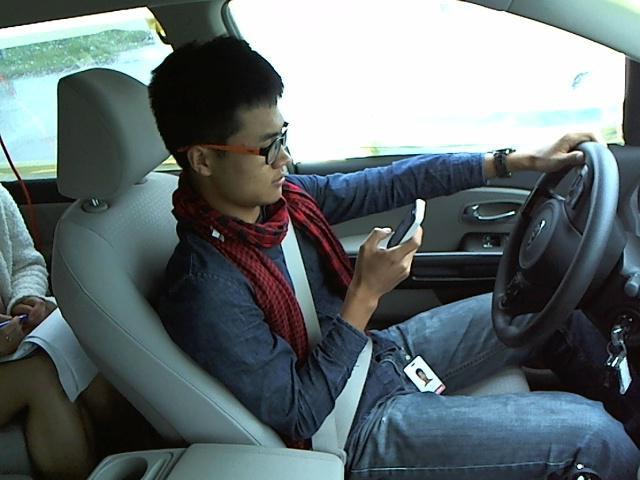
//> input picture 6.opencv/2.basis/datas/3.jpg, 640 x 480 px; the run also reads 1 picture not shown here
$ ./main   (built with g++ and OpenCV 4)
//> lines starting //> are read from the running program, lines starting //| are printed output that depends on the picture
#include<iostream>
#include<opencv2/opencv.hpp>  //头文件

using namespace std;
using namespace cv;

// 便利数组
void printUseList(const cv::Mat img){
    int w = img.cols, h=img.rows, dims=img.channels();
    for (int y=0;y<h;y++){
        for (int x=0; x<w; x++){
            if (dims == 1){ //grey img
                int pv = img.at<uchar>(y,x);
                // img.at<uchar>(y, x) = 255 - pv;
                cout<< pv<< " ";
            }
            else if (dims ==3){
                cv::Vec3b bgr = img.at<cv::Vec3b>(y, x);
                // bgr[0][1][2]分别表示RGB 3 channal
                // cout<< bgr[0]<< " "<< bgr[1]<< " "<< bgr[2]<< " ";
                cout<< bgr<< " ";

                // img.at<cv::Vec3b>(y, x)[0] = 255 - bgr[0];
				// img.at<cv::Vec3b>(y, x)[1] = 255 - bgr[1];
				// img.at<cv::Vec3b>(y, x)[2] = 255 - bgr[2];
            }
        }
        cout<< "\n";
    }
};

void printUsePoint(const cv::Mat img){
    int w = img.cols, h=img.rows, dims=img.channels();

    for (int y = 0; y < h; y++)
	{
		// 使用 img.ptr<uchar>(y) 获取当前行的指针;
		// current_y 是指向图像第 y 行第一个像素的指针。
		uchar* current_y = (uchar*)img.ptr<uchar>(y);  // 获取当前行的第一个元素指针

		for (int x = 0; x < w; x++)
		{
			if (dims == 1)
			{
				// 灰度图像
                printf("%.4d ", *current_y++);
				// *current_y++ = 255 - pv;
			}
			else if (dims == 3)
			{
                printf("%3.1d %3.1d %3.1d ", *current_y++,*current_y++,*current_y++);

				// RGB图像
				// *current_y++ = 255 - *current_y;
				// *current_y++ = 255 - *current_y;
				// *current_y++ = 255 - *current_y;
			}
		}
        printf("\n");
	}
};


int main(int argc, char** argv){

    std::cout << "<<<<E1:图像的读取>>>>" << std::endl;
    // RGB
    cv::Mat img_rgb = cv::imread("/22085400631/cpp/opencv/2.basis/datas/3.jpg");
//> img_rgb is the input picture: 480 rows x 640 cols, CV_8UC3; mean B, G, R 112.3, 110, 98.8
    // gray
    cv::Mat img_gray = cv::imread("/22085400631/cpp/opencv/2.basis/datas/111.png", cv::IMREAD_GRAYSCALE);
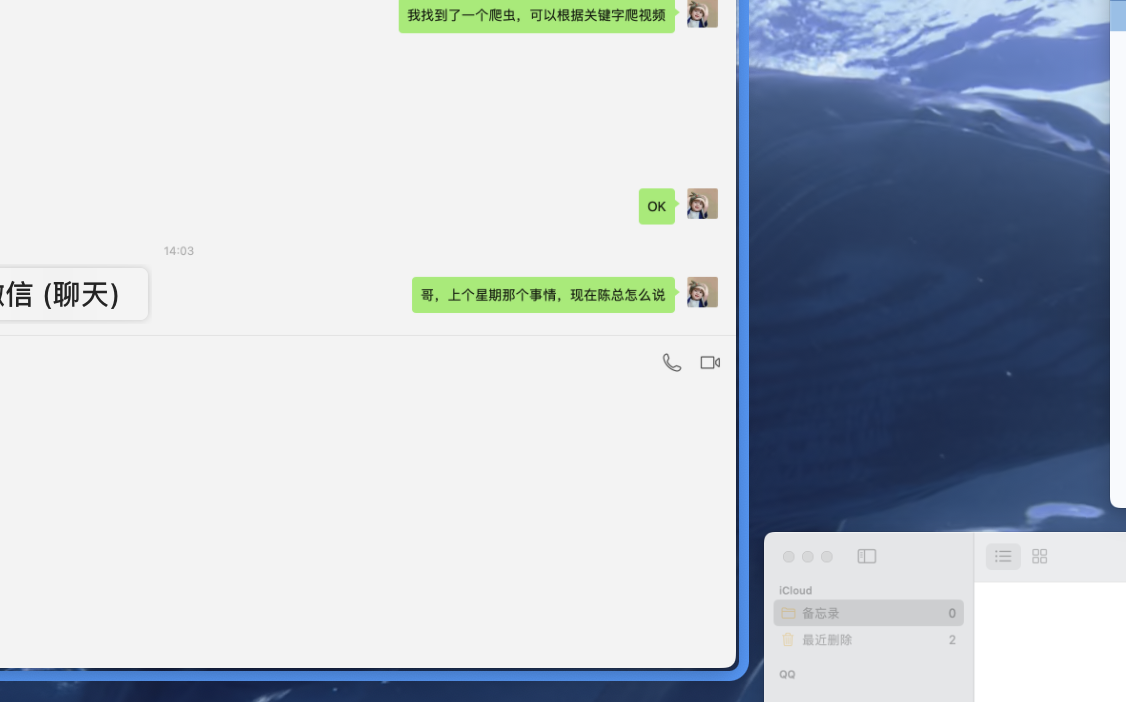
//> input picture 6.opencv/2.basis/datas/111.png, 1126 x 702 px
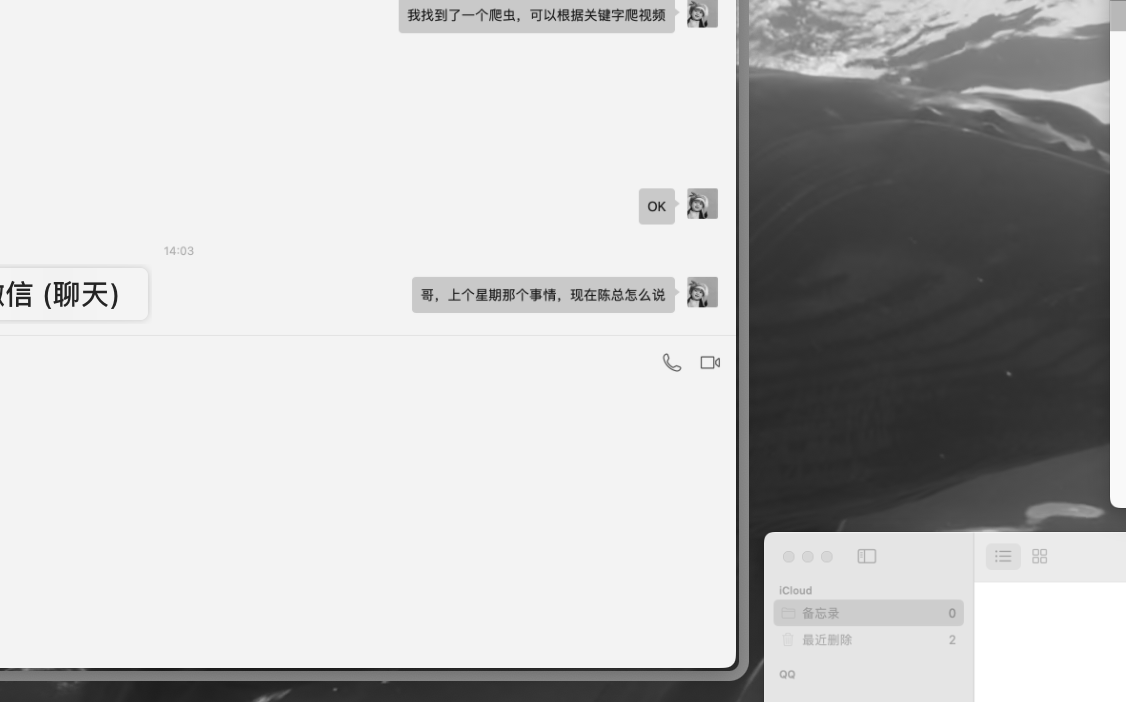
//> img_gray: 702 rows x 1126 cols, CV_8UC1; min 20, max 255, mean 192.9
    if (img_rgb.empty()){
        std::cout << "filed to load img_gray ..." << std::endl;
        return -1;
    }
    if (img_gray.empty()){
        std::cout << "filed to load img_gray..." << std::endl;
        return -1;
    }

    cv::imwrite("/22085400631/cpp/opencv/2.basis/datas/out_rgb.png", img_rgb);
    cv::imwrite("/22085400631/cpp/opencv/2.basis/datas/out_gray.png", img_gray);


    std::cout << "<<<<E2:转换颜色>>>>" << std::endl;
    // 转换颜色
    cv::Mat hsv, gray;
	cv::cvtColor(img_rgb, hsv, cv::COLOR_BGR2HSV);
//> hsv: 480 rows x 640 cols, CV_8UC3; mean H, S, V 75.9, 66.5, 116.9
	cv::cvtColor(img_rgb, gray, cv::COLOR_BGR2GRAY);
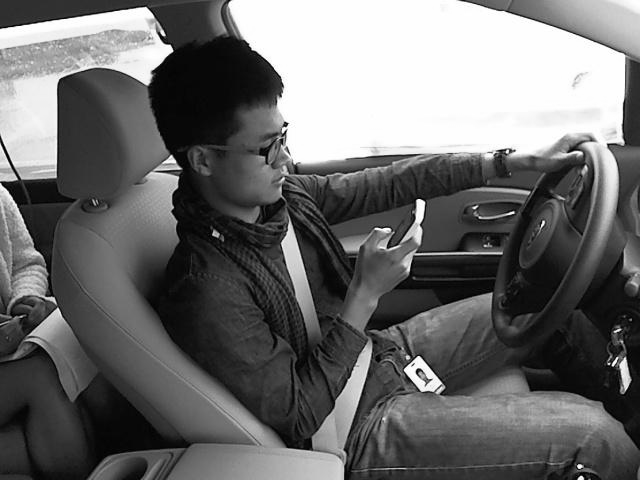
//> gray: 480 rows x 640 cols, CV_8UC1; min 0, max 255, mean 106.9
    cv::imwrite("/22085400631/cpp/opencv/2.basis/datas/hsv.png", hsv);
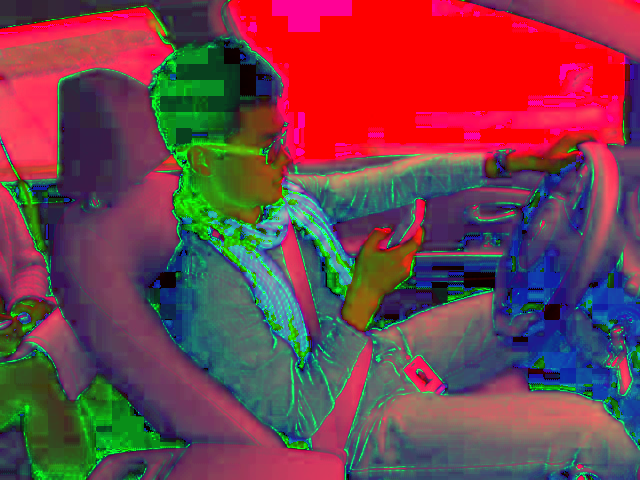
//> saved as hsv.png: 480 rows x 640 cols, CV_8UC3; mean B, G, R 75.9, 66.5, 116.9
    cv::imwrite("/22085400631/cpp/opencv/2.basis/datas/gray.png", gray);

    std::cout << "<<<<E3:图像创建>>>>" << std::endl;
    Mat m3 =  Mat::zeros(8, 8, CV_8UC3);
    // 宽度为：8 高度为：8 通道数：3
    cout << "E3:宽度为：" << m3.cols << " 高度为：" << m3.rows << " 通道数：" << m3.channels() << endl;
    // cout << m3 << endl;
    m3 =  Mat::ones(cv::Size(8, 8), CV_8UC3);  // 只能更改第一个通道的值
    cout << "E3:更改值 "<<endl;
    cout << "E3:宽度为：" << m3.cols << " 高度为：" << m3.rows << " 通道数：" << m3.channels() << endl;
    // m3 = 111;
    // cout << m3 << endl;

    std::cout << "<<<<E4:图像像素赋值>>>>" << std::endl;
    cv::Mat m4 = cv::imread("/22085400631/cpp/opencv/2.basis/datas/111.png");
//> m4 is the input picture: 702 rows x 1126 cols, CV_8UC3; mean B, G, R 204.3, 194.5, 186.3
    cv::Mat m4_1, m4_2;
    m4_1 = m4.clone();  // 新的内存空间
    m4_2.copyTo(m4);
    Mat m4_3 = m4; // 指向同一个内存空间

    std::cout << "<<<<E5:图像像素赋值>>>>" << std::endl;
    cv::Mat m5 = cv::imread("/22085400631/cpp/opencv/2.basis/datas/16Pixel.png");
    cv::Mat m5_gray;
    cout << "E5:gray "<<endl;

    cv::cvtColor(m5, m5_gray, cv::COLOR_RGB2GRAY);
//> m5_gray = [[0, 0, 0, 0], [51, 52, 52, 52], [128, 127, 128, 128], [203, 203, 203, 204]]
    cout << m5_gray <<endl;
//| [  0,   0,   0,   0;
//|   51,  52,  52,  52;
//|  128, 127, 128, 128;
//|  203, 203, 203, 204]
    printUseList(m5_gray);
    cout << "E5:RGB "<<endl;
    cout << m5 <<endl;
//| [  0,   0,   0,   0,   0,   0,   0,   0,   0,   0,   0,   0;
//|   52,  51,  52,  52,  52,  52,  52,  52,  52,  52,  52,  52;
//|  127, 128, 127, 128, 127, 128, 127, 128, 127, 127, 128, 127;
//|  203, 203, 203, 204, 203, 203, 203, 203, 203, 203, 204, 203]
    printUsePoint(m5);


    std::cout << "<<<<E6:算数运算>>>>" << std::endl;
    cv::Mat m6 = cv::Mat::zeros(4,4,CV_8UC3);
    cv::Mat dst;
    std::cout << m6 << std::endl;
    dst = m6 + cv::Scalar(1,2,3); // 在不同的通道加上不同的值
    std::cout << dst << std::endl;
    m6 = cv::Scalar(1,2,3);
    cv::multiply(m6, m6, dst); // 对应相乘
    std::cout << dst << std::endl;

    std::cout << "success!!!!" << std::endl;
    return 0;
}
